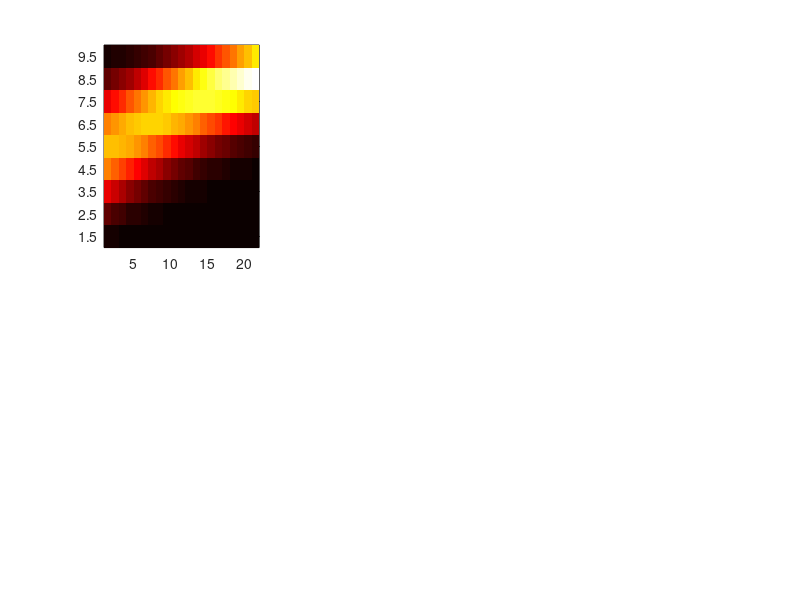

This figure's MATLAB source: (Note: this script raises an error after producing the figure.)

n = 8;
alist = [0.25 0.5 1]; % values of alpha to plot
blist = [ 0:0.05:1 ]; % values of beta to plot

figure(1)
clf

for ai = 1:length(alist)
    subplot(2,3,ai)
    bmat = zeros(n+1,length(blist)); % matrix of stationary distributions as a function of beta
    for bi = 1:length(blist)
    
a = alist(ai);
b = blist(bi);

T = zeros(n+1,n+1);

for i = 0:n
    for j = 0:n
        T(i+1,j+1) = binopdf(j,n,1/(1+exp(-a*(i-n/2)-b))); % transition matrix of Markov chain
    end
end

[v d] = eig(T'); % eigenvectors of transition matrix
d = diag(d);
[val ind] = sort(d);
statdist = v(:,ind(end));  % eigenvector with highest eigenvalue
statdist = statdist/sum(statdist); % normalized to stationary distribution
bmat(:,bi) = statdist;
    end
    colormap hot
   pcolor([ bmat zeros(n+1,1); zeros(1,length(blist)+1)]);
   shading flat
   subinds=1:2:length(blist)
   set(gca,'ytick',[0:1:n]+1.5,'yticklabels',[0:1:n],'xtick',subinds+0.5,'xticklabels',blist(subinds))
   xlabel('{\it \beta }')
   ylabel('{\it k}')
   title([ '{\it \alpha} = ' num2str(alist(ai))])
   colorbar
   subplot(2,3,3+ai)
   plot(blist,1./(1+exp(-blist)),'k-',blist,(0:n)*bmat/n,'k:')
   set(gca,'ylim',[0.5 1],'xtick',blist(subinds),'xticklabels',blist(subinds))
    xlabel('{\it \beta }')
   ylabel('Proportion')
   title([ '{\it \alpha} = ' num2str(alist(ai))])
end
legend('Individual bias','Mean group bias')

